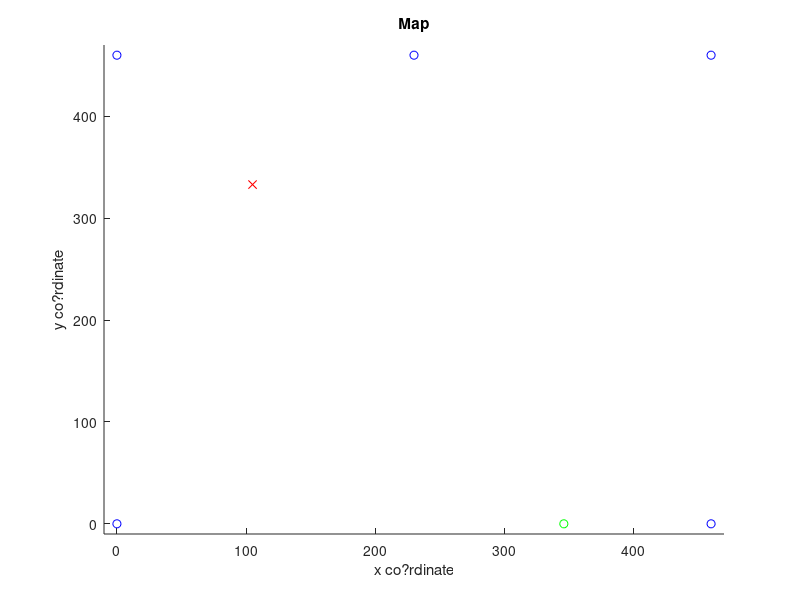

Here is the MATLAB script that generated this plot: (Note: this script raises an error after producing the figure.)
%% Implementation of fsm: https://drive.google.com/file/d/1n7EBoggdJZXqctVqqwDk2HfOGOQZImze/view?usp=sharing
clear xKITT yKITT distFromTarget targets
close all
%% set simulation to '1' for offline use
simulation = 0;

%% set initial values for KITT
task = 3;
xKITT = 346;
yKITT = 0;
directionKITT = 90;
directionKITT = deg2rad(directionKITT); %convert to radians

%% Plot the playground with microphones, targets and starting position of
%KITT

figure
hold on
xlim([-10 470])
ylim([-10 470])
title('Map')
xlabel('x co?rdinate')
ylabel('y co?rdinate')

% Old targets:
% Px=[150 260 370 230];
% Py=[150 360 200 230];
% New targets:
% Px=[346 105 385 230];
% Py=[0   333 248 230];
Px=[105];
Py=[333];
Mx=[460 0 0 460 230];
My=[0 0 460 460 460];

switch task
    case 0
        
    case 1
        Px=[105];
        Py=[333];
        xKITT = 346;
        yKITT = 0;
        obsDetection = 0;
        
    case 2
        Px=[385 105];
        Py=[248 333];
        xKITT = 346;
        yKITT = 0;
        obsDetection = 0;
        
    case 3
        Px=[105];
        Py=[333];
        xKITT = 346;
        yKITT = 0;
        obsDetection = 1;
end
    
scatter(Px,Py,'r','x')
scatter(Mx,My,'b')
scatter(xKITT(1),yKITT(1),'g')

%% Initialize variables used in FSM
i = 1;
k = 2;
targets = length(Px);
errorMargin = 25;
directionMargin = deg2rad(20);
state = 'new_target';
reverse = 0;
obs = 0;
distFromTarget = 999;

%% FSM
while (1)
    switch state
        
        case 'new_target' % set new target
            if (i <= targets)
                state = 'direction';
            else
                fprintf('All targets reached, stopping now \n')
                EPOCommunications('transmit','A0');         %Turn off audio beacon               
                break
            end
            xTarget = Px(i);
            yTarget = Py(i);
            
        case 'direction' % determine the current direction of KITT and decide whether to go left, right or straight
            if (length(xKITT)>1)
                xDeltaKITT = xKITT(end)-xKITT(end-1);
                yDeltaKITT = yKITT(end)-yKITT(end-1);
                directionKITT = atan2(yDeltaKITT,xDeltaKITT);
                if (reverse == 1)
                    directionKITT = directionKITT + pi;
                end
            end
            xDeltaTarget = xTarget-xKITT(end);
            yDeltaTarget = yTarget-yKITT(end);
            directionTarget = atan2(yDeltaTarget,xDeltaTarget);
            directionError = wrapToPi(mod(directionKITT - directionTarget,2*pi));
            distFromTarget(k) = sqrt((xKITT(end)-xTarget)^2+(yKITT(end)-yTarget)^2);
            xFuture = xKITT(end)+50*cos(directionKITT);
            yFuture = yKITT(end)+50*sin(directionKITT);
            if (distFromTarget(k) < 25)
                driveTime = 0.5;
            else
                if (obsDetection == 0)
                    driveTime = sqrt(distFromTarget(k)/100);
                else
                    driveTime = 1;
                end
            end
            if (distFromTarget(k) < errorMargin)
                state = 'stop'
            elseif ((xFuture > 460) | (xFuture < 0) | (yFuture > 460) | (yFuture <0)) && ((abs(directionError) > pi/4) && (abs(directionError) < 7*pi/4))
                state = 'reverse'
            elseif (obs == 1) & (obsDetection == 1)
                if (directionObstacle == 0)
                    directionToMid = directionKITT - atan2((230-yKITT(end)),(230-xKITT(end)));
                    directionToMid = wrapToPi(directionToMid);
                    if (directionToMid > 0)
                        state = 'reverse_left'
                    elseif (directionToMid < 0)
                        state = 'reverse_right'
                    else
                        state = 'straight'
                    end
                elseif (directionObstacle > 0)
                    state = 'reverse_right'
                elseif (directionObstacle < 0)
                    state = 'reverse_left'
                end
            elseif (distFromTarget(k) > distFromTarget(k-1)) && (reverse == 0) && (distFromTarget(k) < 70)
                state = 'reverse'
            elseif (abs(directionError) < directionMargin)
                state  = 'straight'
            elseif (directionError < 0)
                    if (abs(directionError) < pi/4) | (obsDetection == 1)
                        state = 'left'
                    else
                        state = 'sharp_left'
                    end

            elseif (directionError > 0)
                    if (abs(directionError) < pi/4) | (obsDetection == 1)
                        state = 'right'
                    else
                        state = 'sharp_right'
                    end
            end
            reverse = 0;
            
            
        case 'location' % determine location (or fake location in sim)
            EPOCommunications('transmit','M150')
            obs = 0;
            if (simulation == 0)
                run Audio_Settings.m
                lowestError = 99999;
                margin = 400;
                a = 1;
                while (lowestError > margin) %keep recording untill good reading
                    RXXr = EPO4_audio_record('B5_audio', 15000,7500,2500,'ebeb9a61',48e3,5,1,3);
                    [xMeasure(a),yMeasure(a),lowestError(a)] = Testfile(RXXr);
                    margin = margin*2;
                    a = a + 1;
                end
                a = find(min(lowestError),1);
                xKITT(k) = xMeasure(a);
                yKITT(k) = yMeasure(a);
            else
                xDeltaKITT = xKITT(end)-xKITT(end-1);
                yDeltaKITT = yKITT(end)-yKITT(end-1);
                directionKITT = atan2(yDeltaKITT,xDeltaKITT);
                xKITT(k) = xKITT(end)+20*cos(directionKITT);
                yKITT(k) = yKITT(end)+20*sin(directionKITT);
            end
            if (simulation == 0)
                 EPOCommunications('transmit','A0'); 
                [obs, xObs, yObs] = obstacle(xKITT(end), yKITT(end), directionKITT);
                if (obs == 1)
                    scatter(xObs, yObs, '*')
                    directionObstacle = directionKITT - atan2((yObs-yKITT(end)),(xObs-xKITT(end)));
                    directionObstacle = wrapToPi(directionObstacle);                    
                end
                EPOCommunications('transmit','A1'); 
            else
                xObs = 300;
                yObs = 50;
                directionObstacle = directionKITT - atan2((yObs-yKITT(end)),(xObs-xKITT(end)));
                directionObstacle = wrapToPi(directionObstacle); 
                if (abs(directionObstacle) < pi/2) & (sqrt((xKITT(end)-xObs)^2+(yKITT(end)-yObs)^2) < 100)
                    obs = 1;
                    scatter(xObs, yObs, '*')
                end
            end
            plot(xKITT,yKITT,'k')
            k=k+1;
            EPOCommunications('transmit','D150')
            state = 'direction';
             
        case 'reverse_left'
            EPOCommunications('transmit','D200')
            EPOCommunications('transmit','M140')
            pause(1)
            if (simulation == 1)
                xKITT(k) = xKITT(k-1) - 10*cos(directionKITT+pi/10);
                yKITT(k) = yKITT(k-1) - 10*sin(directionKITT+pi/10);
            end
            state = 'sharp_right'
            
        case 'reverse_right'
            EPOCommunications('transmit','D100')
            EPOCommunications('transmit','M140')
            pause(1)
            if (simulation == 1)
                xKITT(k) = xKITT(k-1) - 50*cos(directionKITT-pi/10);
                yKITT(k) = yKITT(k-1) - 50*sin(directionKITT-pi/10);
            end
            state = 'sharp_left'
            
        case 'reverse'
            reverse = 1;
            EPOCommunications('transmit','D150')
            EPOCommunications('transmit','M142')
            pause(2.5)
            EPOCommunications('transmit','M150')
            if (simulation == 1)
                xKITT(k) = xKITT(k-1) - 50*cos(directionKITT);
                yKITT(k) = yKITT(k-1) - 50*sin(directionKITT);
            end
            state = 'location';
            
        case 'straight' % drive straight for a second
            EPOCommunications('transmit','D150')
            EPOCommunications('transmit','M159')
            pause(driveTime)
            if (simulation == 1)
                xKITT(k) = xKITT(k-1) + 25*driveTime*cos(directionKITT);
                yKITT(k) = yKITT(k-1) + 25*driveTime*sin(directionKITT);
            end
            state = 'location';
            
        case 'left' % drive left for a second
            if (simulation == 1)
                xKITT(k) = xKITT(k-1)+ 5*cos(directionKITT+pi/10);
                yKITT(k) = yKITT(k-1)+ 5*sin(directionKITT+pi/10);
            end
            EPOCommunications('transmit','D200')
            EPOCommunications('transmit','M156') %to make wheels turn if not turned
            pause(0.5)
            EPOCommunications('transmit','M162')
            pause(0.7)
            state = 'location';
            
        case 'sharp_left' % drive left for a second
            if (simulation == 1)
                xKITT(k) = xKITT(k-1)+ 20*cos(directionKITT+pi/5);
                yKITT(k) = yKITT(k-1)+ 20*sin(directionKITT+pi/5);
            end
            EPOCommunications('transmit','D200')
            EPOCommunications('transmit','M156') %to make wheels turn if not turned
            pause(0.5)
            EPOCommunications('transmit','M159')
            pause(1.5)
            state = 'location';
            
        case 'right' % drive right for a second
            if (simulation == 1)
                xKITT(k) = xKITT(k-1)+ 5*cos(directionKITT-pi/10);
                yKITT(k) = yKITT(k-1)+ 5*sin(directionKITT-pi/10);
            end
            EPOCommunications('transmit','D100')
            EPOCommunications('transmit','M156') %to make wheels turn if not turned
            pause(0.5)
            EPOCommunications('transmit','M162')
            pause(0.7)
            state = 'location';
            
        case 'sharp_right' % drive right for a second
            if (simulation == 1)
                xKITT(k) = xKITT(k-1)+ 20*cos(directionKITT-pi/5);
                yKITT(k) = yKITT(k-1)+ 20*sin(directionKITT-pi/5);
            end
            EPOCommunications('transmit','D100')
            EPOCommunications('transmit','M156') %to make wheels turn if not turned
            pause(0.5)
            EPOCommunications('transmit','M159')
            pause(1.5)
            state = 'location';
            
        case 'stop' % stop and proceed to next target
            EPOCommunications('transmit','D150')
            EPOCommunications('transmit','M150')
            beep
            scatter(xKITT(end),yKITT(end),'o','k')
            i = i+1;
            state = 'new_target';
            fprintf('Target reached, press any button to proceed to next target \n')
            EPOCommunications('transmit','A0');         %Turn on audio beacon
            pause
            fprintf('Proceeding to next target \n')

    end
end

